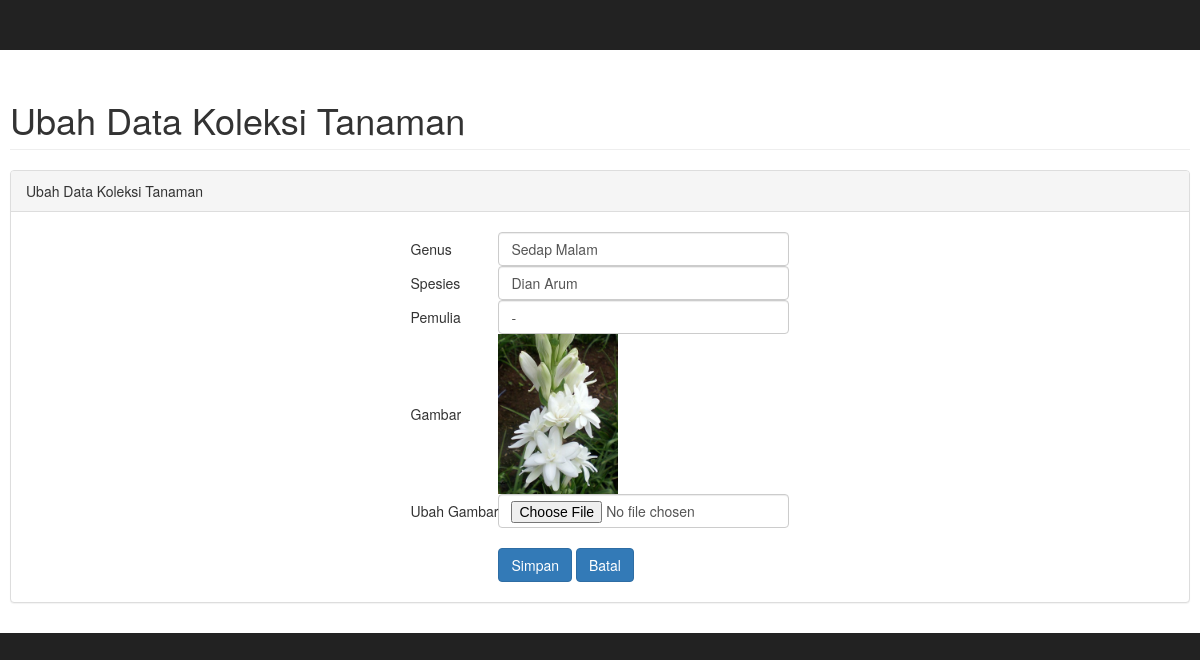
The page /Kelola_koleksi/tampil_edit/KSI000013 on the database its author committed.
### tables this page shows
CREATE TABLE IF NOT EXISTS `koleksi` (
  `id_koleksi` varchar(60) NOT NULL,
  `genus` varchar(100) NOT NULL,
  `spesies` varchar(100) NOT NULL,
  `kolektor` varchar(100) NOT NULL,
  `status_materi` int(11) NOT NULL,
  `gambar` varchar(54) NOT NULL,
  PRIMARY KEY (`id_koleksi`)
);

### application/controllers/kelola_koleksi.php (called while the page is built, shortened)
<?php
class kelola_koleksi extends CI_Controller {
		function __construct()
		{
			$this->load->model('m_kelola_koleksi');
		}
		function tampil_edit($id)
		{
				$where = array('id_koleksi' => $id);
				$data['koleksi'] = $this->m_kelola_koleksi->edit_data($where)->result();
				$this->load->helper('url');
				$this->load->view('template/header');
				$this->load->view('admin/ubah_koleksi',$data);
				$this->load->view('footer');
		}
}

### index.php (called while the page is built, shortened)
<?php
require_once BASEPATH.'core/CodeIgniter.php';

### application/models/m_kelola_koleksi.php (called while the page is built, shortened)
<?php
class m_kelola_koleksi extends CI_Model{
	var $table = 'koleksi';
		function __construct()
		{
				$this->table = "koleksi";
		}
		function edit_data($where){
		return $this->db->get_where($this->table,$where);
		}
}

### application/views/admin/ubah_koleksi.php (the view, shortened to what this page needs)
<div id="page-wrapper">
            <div class="row">
                <div class="col-lg-12">
                    <h1 class="page-header"> Ubah Data Koleksi Tanaman</h1>
                </div>
            </div>
            <div class="row">
                <div class="col-lg-12">
                    <div class="panel panel-default">
                        <div class="panel-heading">
                          Ubah Data Koleksi Tanaman
                        </div>
                <div class="card-block">
                    <div class="table-responsive">
                    <?php foreach($koleksi as $value){ ?>
                    <form action="<?php echo base_url(). 'Kelola_koleksi/update'; ?>" method="post" novalidate enctype="multipart/form-data">
                         <table style="margin:20px auto;">
                               <td>Genus</td>
                               <td><input type="text" name="genus"  value="<?php echo $value->genus ?>" class="form-control"></td>
                             <tr>
                                <td>Spesies</td>
                                 <td><input type="text" name="spesies"  value="<?php echo $value->spesies ?>" class="form-control"></td>
                             </tr>
                             <tr>
                                <td>Pemulia</td>
                                 <td><input type="text" name="kolektor" value="<?php echo $value->kolektor ?>" class="form-control"></td>
                             </tr>
                             <tr>
                                <td>Gambar</td>
                                 <td><img src="<?php echo site_url ('assets/img/'.$value->gambar) ?>" width="120px" /></td>
                             </tr>
                             <tr>
                                <td>Ubah Gambar</td>
                                 <td><input type="file" name="gambar" class="form-control" value="<?php echo $value->gambar?>"></td>
                             </tr>
                           <tr>
                                <td></td>
                                <td><br>
                                  <button type="submit" class="btn btn-primary btn-md">Simpan</button>
                                  <button data-dismiss="modal" class="btn btn-primary btn-md">Batal</button>
                                </td>
                            </tr>
                        </table>
                 </form>
                 <?php } ?>

### assets/css/sb-admin.css (style rules this page uses)
body { margin-top: 100px; background-color: #222; }
@media (min-width:768px) { body { margin-top: 50px; } }
#page-wrapper { width: 100%; padding: 0; background-color: #fff; }
@media (min-width:768px) { #page-wrapper { padding: 10px; } }

### rows shown on the page
koleksi: genus "Sedap Malam", spesies "Dian Arum", kolektor "-", gambar (picture)
